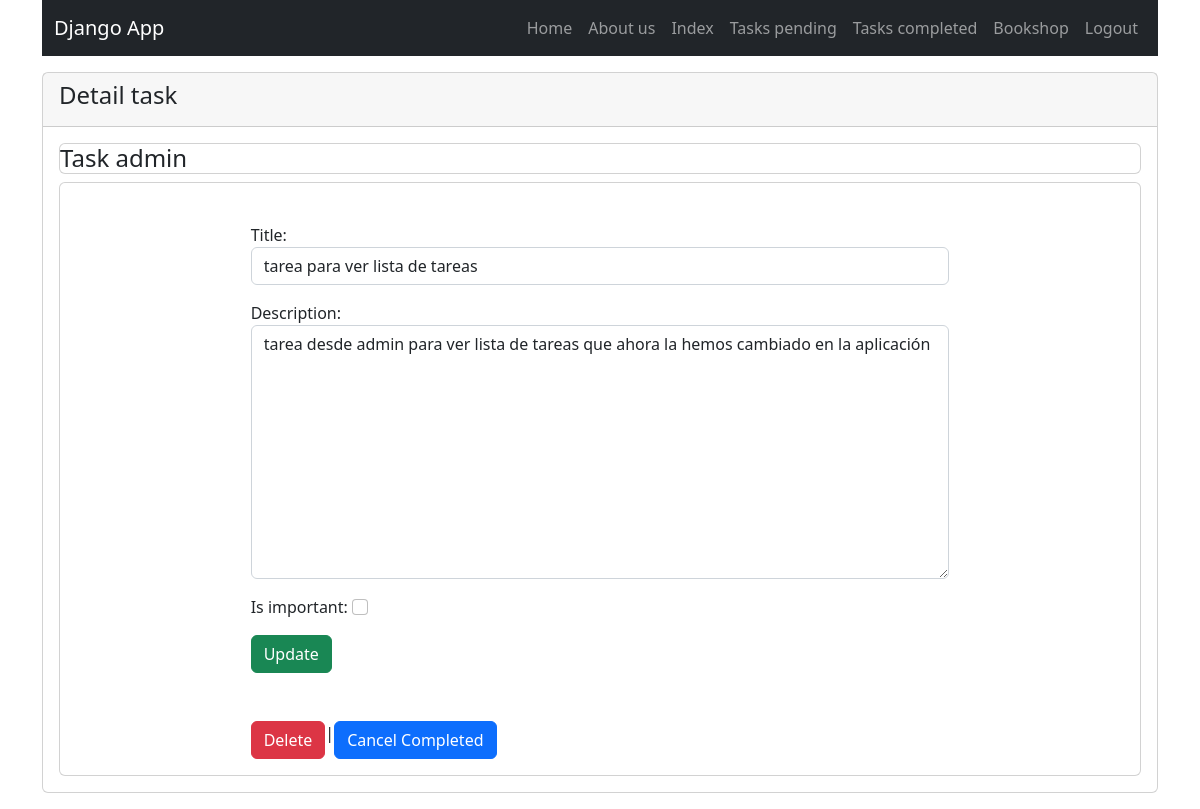
Page /task/2/ (signed in) on the committed database.
### InstalledApps/tasks/models.py (models this page shows, shortened)
class Task(models.Model):
    title = models.CharField(max_length=100)
    description = models.TextField(blank=True)
    created = models.DateTimeField(auto_now_add=True)
    date_completed = models.DateTimeField(null=True, blank=True)
    is_important = models.BooleanField(default=False)
    user = models.ForeignKey(User, on_delete=models.CASCADE)

### InstalledApps/tasks/views.py (the view, shortened to what this page needs)
# urls.py: path('task/<int:task_id>/', views.task_detail, name='task_detail'),
@login_required
def task_detail(request, task_id):
    task = get_object_or_404(Task, pk=task_id, user=request.user)
    if request.method == 'GET':
        form = TaskForm(instance=task)
        return render(request, 'task_detail.html', {
            'task': task,
            'form': form,
            'formaction': f"/task/{task_id}/",
        })

### InstalledApps/tasks/forms.py
class TaskForm(forms.ModelForm):
    class Meta:
        model = Task
        fields = ['title', 'description', 'is_important']
        widgets = {
            'title': forms.TextInput(attrs={'class': 'form-control', 'placeholder': 'Write a title'}),
            'description': forms.Textarea(attrs={'class': 'form-control', 'placeholder': 'Write a description'}),
            'is_important': forms.CheckboxInput(attrs={'class': 'form-check-input md-auto'})
        }

### InstalledApps/tasks/templates/task_detail.html (shortened to what this page needs)
{% extends 'base.html' %}
{% block cardtitle %}
Detail task
{% endblock %}
{% block cardsubtitle %}
Task admin
{% endblock %}
{% block content %}
<div class="col-md-8 offset-md-2 mt-4">
    {{form.as_p}}
    <button class="btn btn-success">
        Update
    </button>
    <div class="mt-5 d-flex">
        <a class="my_href" href="{% url 'task_delete' task.id %}" role="button">
            <button class="btn btn-danger">
                Delete
            </button>
        </a>
        |
        {% if task.date_completed == None %}
        <a name="" id="" class="btn btn-primary" href="{% url 'tasks' True %}" role="button">Cancel Pending</a>
        {% else %}
        <a name="" id="" class="btn btn-primary" href="{% url 'tasks' False %}" role="button">Cancel Completed</a>
        {% endif %}
    </div>
</div>
{% endblock%}

### rows in the picture
Task: title "tarea para ver lista de tareas", description "tarea desde admin para ver lista de tareas que ahora la hemos cambiado en la aplicación"
